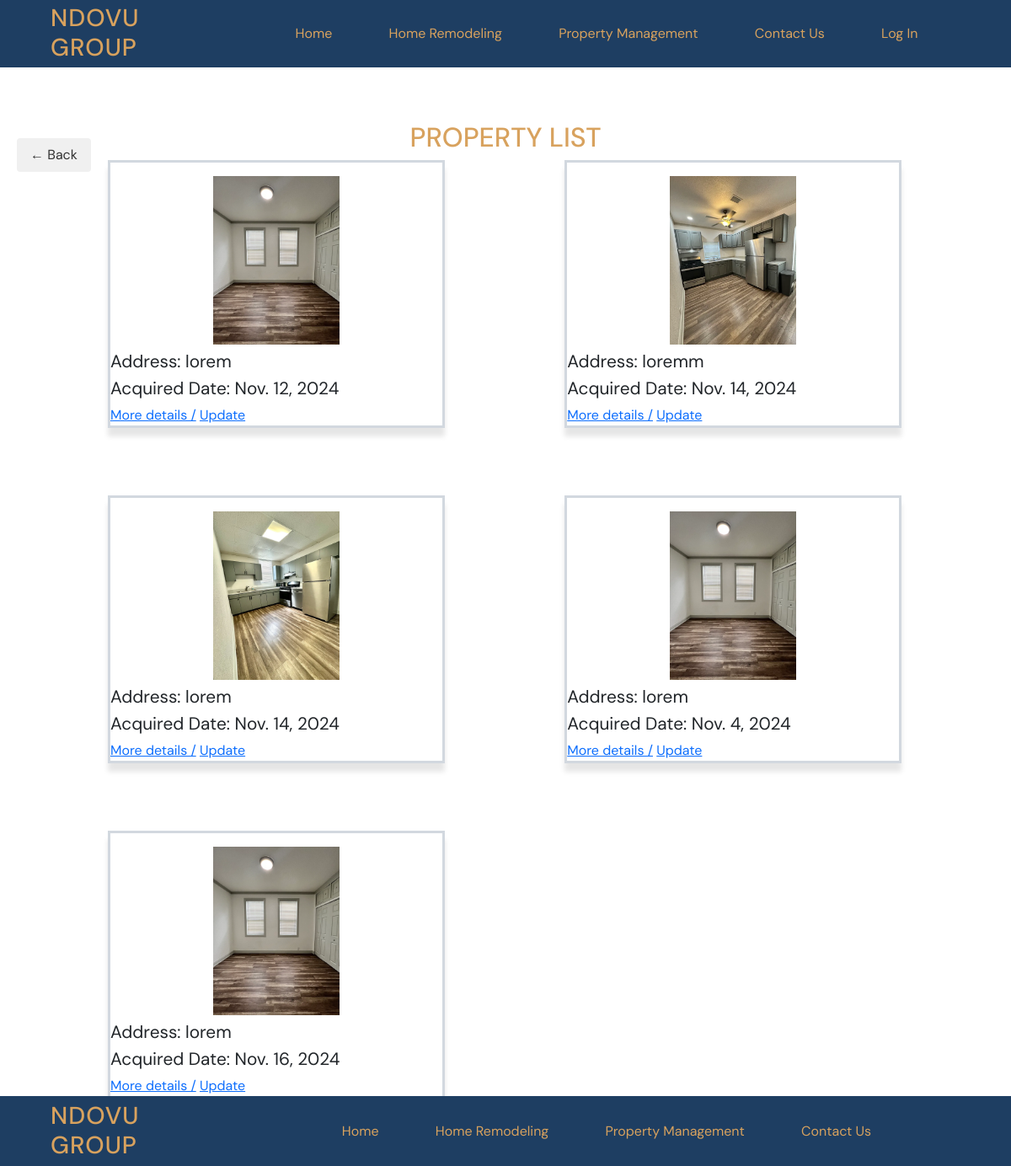
Page /property/property/ on the committed database.
### property/models.py (models this page shows, shortened)
class PropertyManagement(models.Model):
    property_owner = models.CharField(max_length=128)
    image = models.ImageField(upload_to="static/img")
    address = models.CharField(max_length=200)
    property_type = models.CharField(max_length=50)
    number_of_units = models.CharField(max_length=10)
    year_built = models.TextField()
    square_footage = models.CharField(max_length=10)
    acquired_date = models.DateField()

### property/views.py (the view)
# urls.py: path("property/", views.PropertyListView.as_view(), name="property_list"),
class PropertyListView(ListView): #scan ops
        template_name = "property/property_list.html"
        model = PropertyManagement

### templates/property/property_list.html (shortened to what this page needs)
{% extends 'base.html' %} {% load static %}  {% block content %}
<section class="projects-section center-column">
  <h1>Property List</h1>
  <div class="">
    {% for propertymanagement in propertymanagement_list %}
    <div class="project-card">
      {% if propertymanagement.image %}
    <img src="{{ propertymanagement.image.url }}" alt="house" />
    {% endif %}
      <p>Address: {{ propertymanagement.address }}</p>
      <p>Acquired Date: {{ propertymanagement.acquired_date }}</p>
      <a href="{% url 'property_detail' propertymanagement.id %}"
        >More details /</a
      >
      <a href="{% url 'property_update' propertymanagement.id %}">Update</a>
    </div>
    {% endfor %}
  </div>
  <a href="{% url 'home' %}" class="back-button">← Back</a>
</section>
{% endblock content %}

### static/css/base.css (style rules this page uses)
:root { --secondary-color-600: #d8a25e; --background-color: #fdfdfd; --surface-color: #1e3e62; --neutral-color:#2e2f30; --DM-font: "DM Sans", sans-serif; }
* { font-family: var(--DM-font); margin: 0; padding: 0; text-decoration: none; }
html { font-size: 16px; background-color: var(--background-color); }
h1 { color: var(--secondary-color-600); font-size: 2rem; text-transform: uppercase; text-align: center; }
p { line-height: 1.5rem; font-size: 1.3rem; }
.center-column { display: flex; justify-content: center; align-items: center; flex-direction: column; }

### static/css/section.css (style rules this page uses)
.projects-section { margin-top: 4rem; position: relative; }
.project-card { width: 400px; display: inline-block; border: 3px solid rgba(30, 62, 98, 0.2); box-shadow: 0 10px 6px rgba(0, 0, 0, 0.1); margin-bottom: 5rem; vertical-align: top; margin-right: 10px; margin-left: 8rem; text-align: justify; }
.project-card p { width: 90%; margin: 0.5rem 0; }
.project-card img { height: 200px; object-fit: contain; display: block; margin: 1rem auto 0; }
.project-card a { width: 100%; }
.back-button { display: inline-block; padding: 8px 16px; position: absolute; top: 20px; left: 20px; background-color: #f0f0f0; color: #333; text-decoration: none; border-radius: 4px; transition: background-color 0.3s; }

### rows in the picture
PropertyManagement: image (picture), address "lorem", acquired_date "Nov. 12, 2024"
PropertyManagement: image (picture), address "loremm", acquired_date "Nov. 14, 2024"
PropertyManagement: image (picture), address "lorem", acquired_date "Nov. 14, 2024"
PropertyManagement: image (picture), address "lorem", acquired_date "Nov. 4, 2024"
PropertyManagement: image (picture), address "lorem", acquired_date "Nov. 16, 2024"
